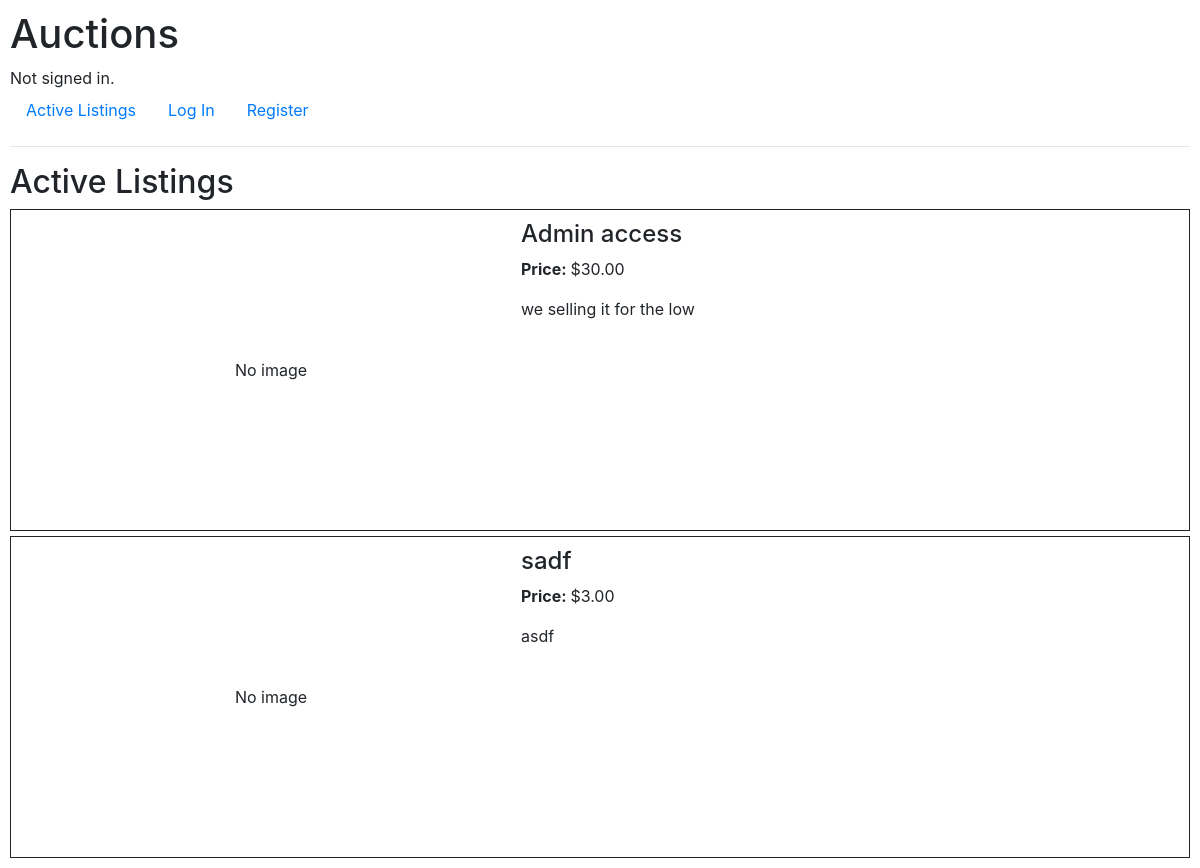
The page / on the database its author committed.
### auctions/models.py (models this page shows)
class Listing(models.Model):
    id = models.AutoField(primary_key=True)
    timestamp = models.DateTimeField(auto_now_add=True) # Holds the timestamp for the listing's creation
    title = models.CharField(max_length=64)
    description = models.CharField(max_length=256)
    price = models.DecimalField(decimal_places=2, max_digits=10, validators=[validate_price])
    image_url = models.URLField(blank=True)
    CATEGORIES = [
        ('TOY', 'Toys'),
        ('ELC', 'Electronics'),
        ('HOM', 'Home'),
        ('TOO', 'Tools'),
    ]
    category = models.CharField(max_length=3, choices=CATEGORIES, blank=True)
    owner = models.ForeignKey(User, on_delete=models.CASCADE)
    is_active = models.BooleanField(default=True, auto_created=True)

### auctions/views.py (the view)
# urls.py: path("", views.index, name="index"),
def index(request):
    active_listings = Listing.objects.filter(is_active=True)
    return render(request, "auctions/index.html", {
        'active_listings': active_listings
    })

### auctions/templates/auctions/index.html
{% extends "auctions/layout.html" %}
{% block body %}
<h2>Active Listings</h2>
{% for listing in active_listings %}
<div class="listing-container">
    <div class="hstack">
        <div class="listing-image-container">
        {% if listing.image_url%}
            <img class="listing-image" src="{{ listing.image_url }}">
        {% else %}
            <div class="no-image center">
                No image
            </div>
        {% endif %}
        </div>
        <div class="vstack">
            <h4>{{ listing.title }}</h4>
            <p><strong>Price: </strong>${{ listing.price }}</p>
            {% if listing.description %}
            <p>{{ listing.description }}</p>
            {% endif %}
        </div>
    </div>
</div>
{% endfor %}
{% endblock %}

### auctions/static/auctions/styles.css (style rules this page uses)
body { padding: 10px; }
.hstack { display: flex; flex-direction: row; flex-wrap: nowrap; }
.listing-container { border: solid; border-width: 1px; border-color: var(--bs-secondary); margin-top: 5px; padding: 10px }
.listing-image-container { width: 500px; height: 300px; position: relative; }
.no-image { margin: auto; }
.center { margin: 0; position: absolute; top: 50%; left: 50%; -ms-transform: translate(-50%, -50%); transform: translate(-50%, -50%); }

### rows shown on the page
Listing: image_url "No image", title "Admin access", price "30.00", description "we selling it for the low"
Listing: image_url "No image", title "sadf", price "3.00", description "asdf"
